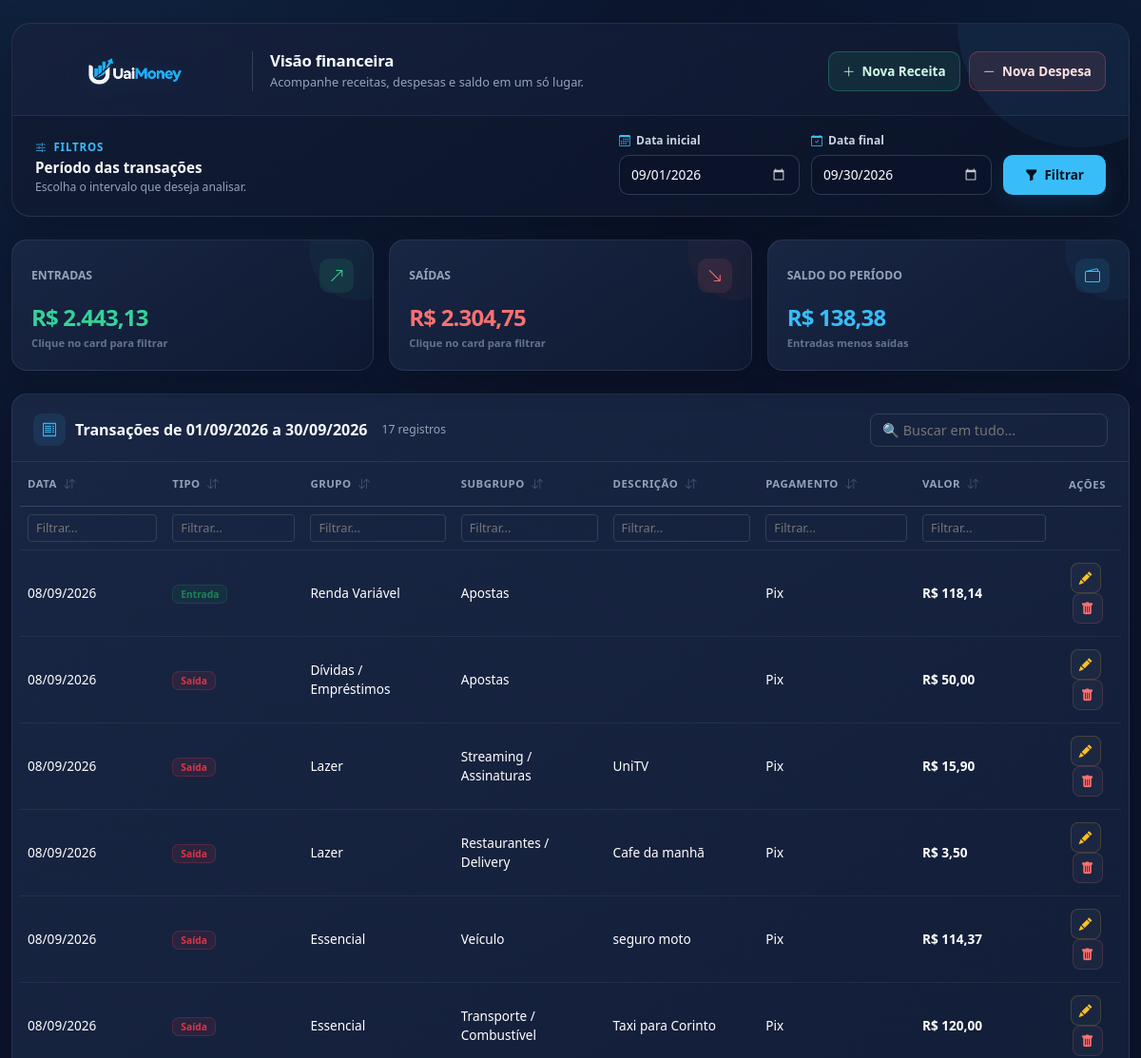
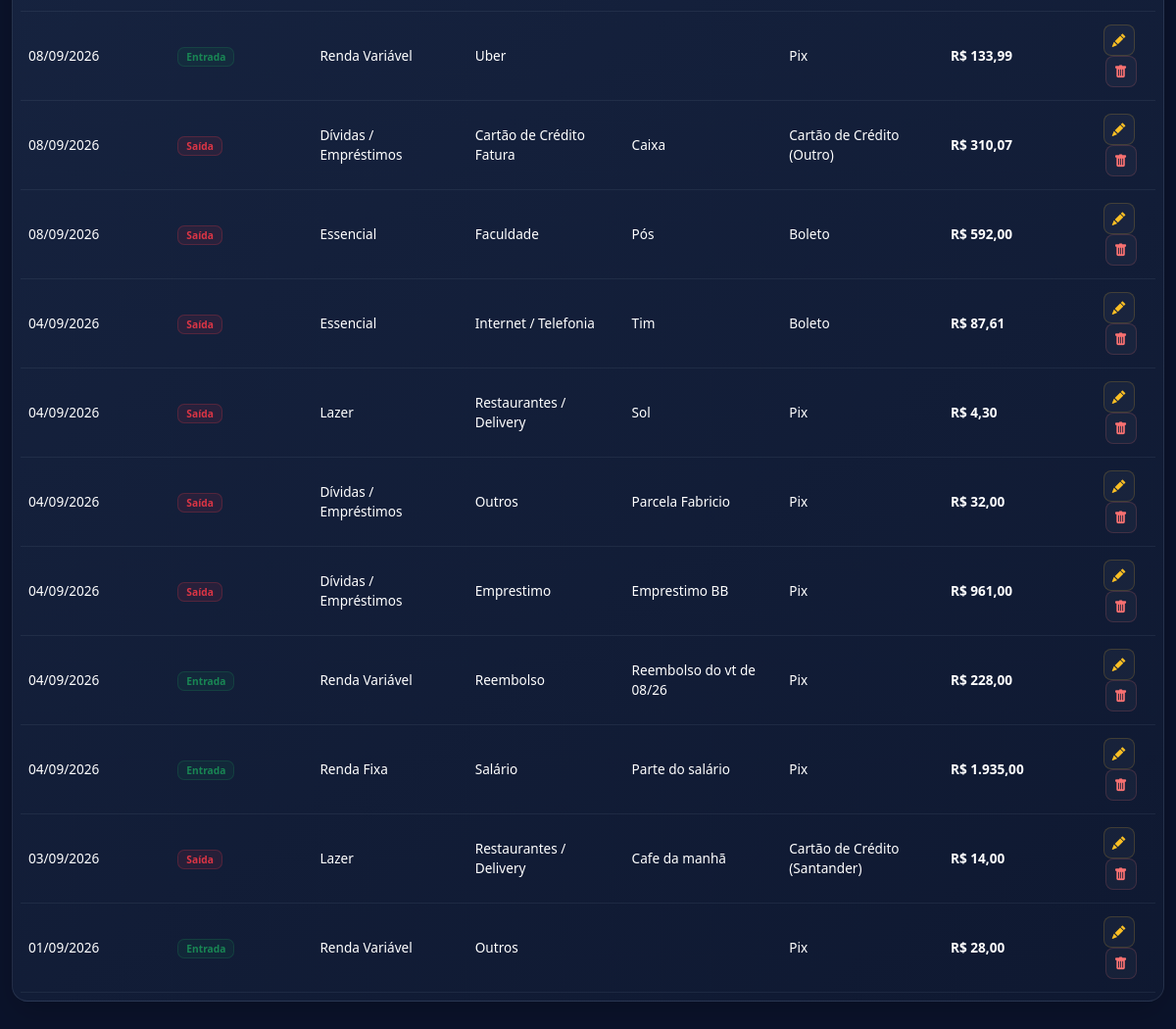
Page /view/dashboard.php on the earlier database version (2 pictures, top to bottom).
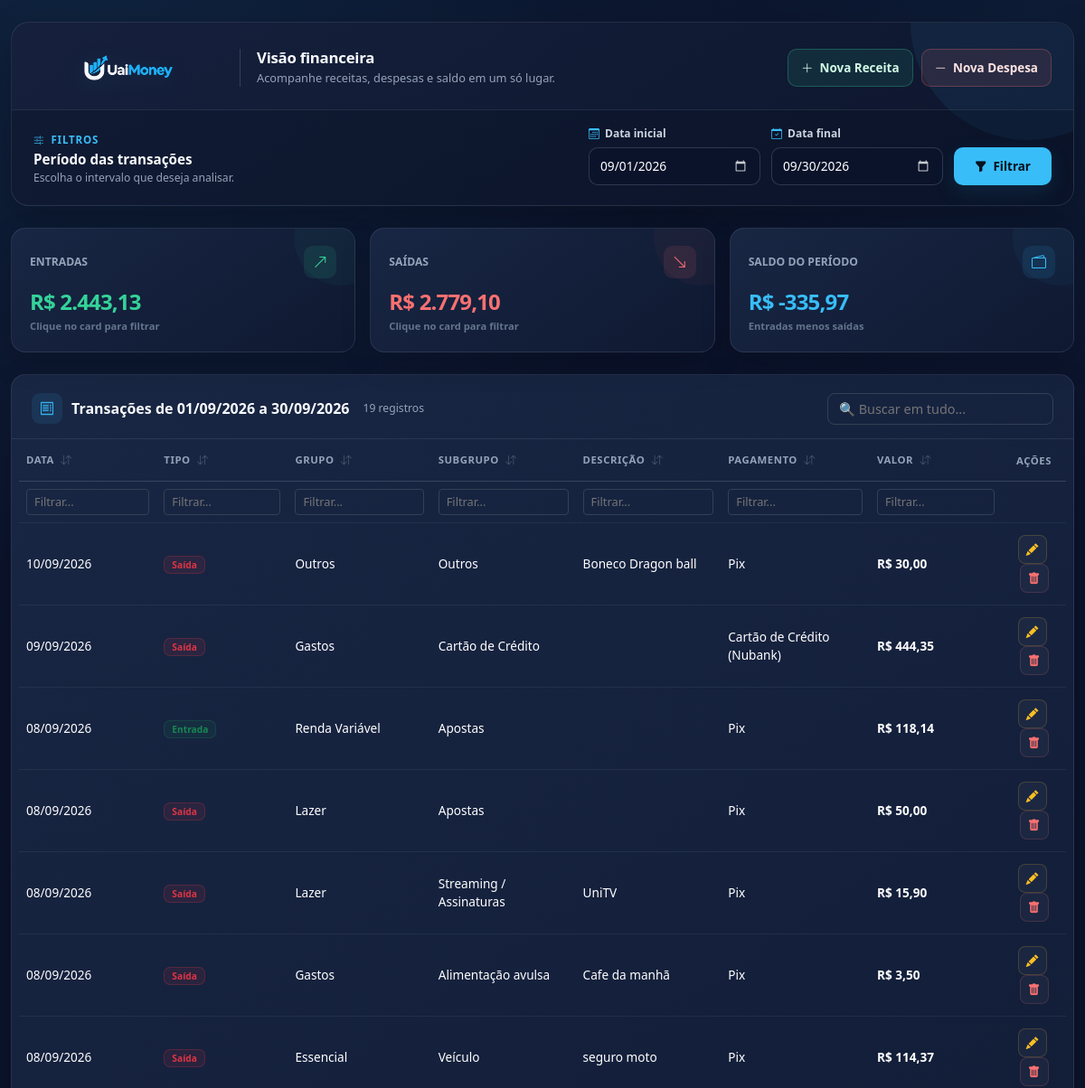
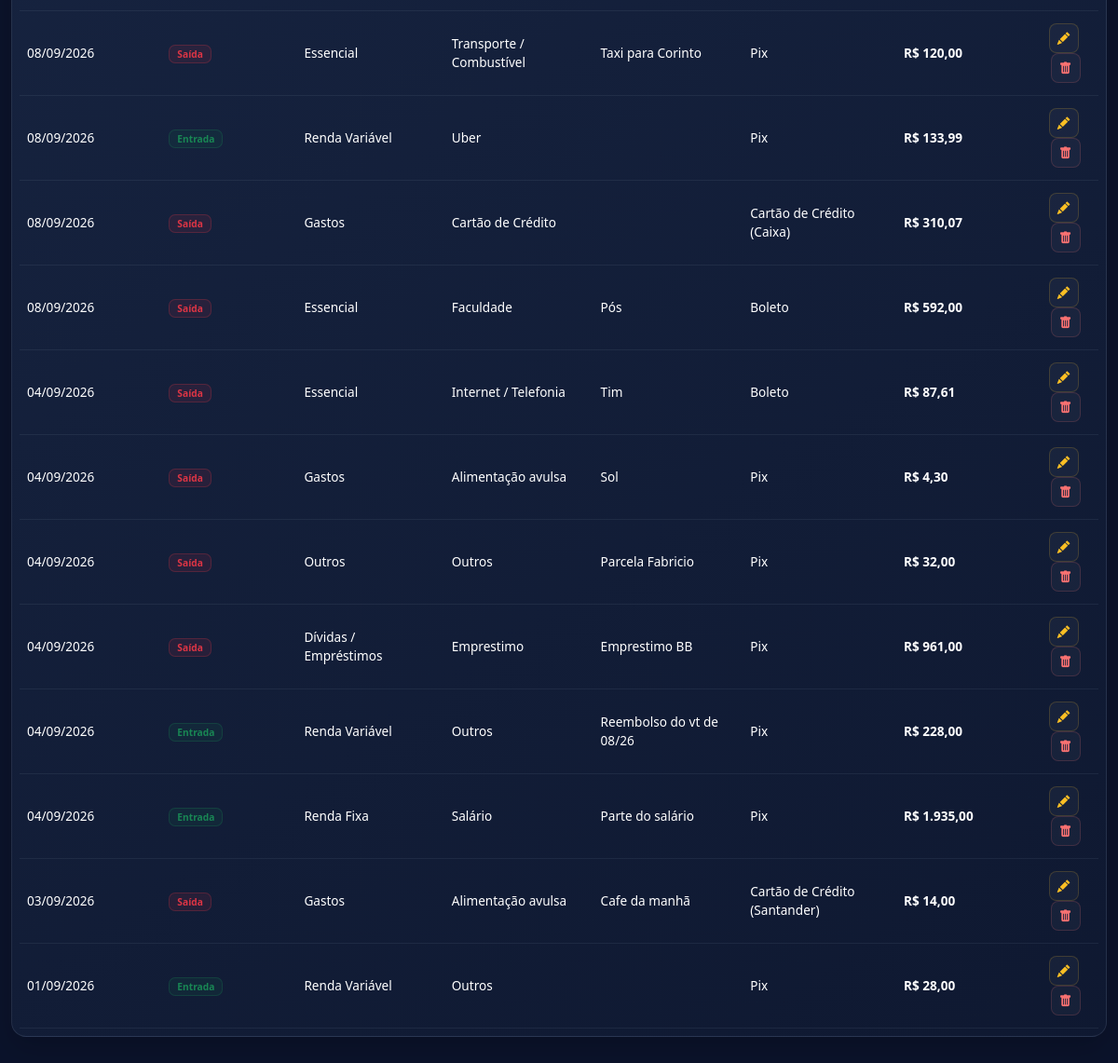
Same page on the later database version (2 pictures, top to bottom).
### tables this page shows
CREATE TABLE transacoes (
        id INTEGER PRIMARY KEY AUTOINCREMENT,
        tipo TEXT NOT NULL,
        data TEXT NOT NULL,
        valor REAL NOT NULL,
        grupo TEXT,
        subgrupo TEXT NOT NULL,
        forma_pagamento TEXT,
        banco_cartao TEXT,
        descricao TEXT
    , tipo_registro TEXT DEFAULT 'unico', numero_parcela INTEGER DEFAULT 1, total_parcelas INTEGER DEFAULT 1, id_grupo INTEGER);

### view/dashboard.php (the view, shortened to what this page needs)
<?php
include '../db/conexao.php';
$entradas = 0;
$saidas = 0;
$saldo = 0;
$transacoes = [];
if (isset($_GET['data_inicio']) && isset($_GET['data_fim'])) {
    $data_inicio = $_GET['data_inicio'];
    $data_fim = $_GET['data_fim'];
    $_SESSION['filtro_data_inicio'] = $data_inicio;
    $_SESSION['filtro_data_fim'] = $data_fim;
} elseif (isset($_SESSION['filtro_data_inicio']) && isset($_SESSION['filtro_data_fim'])) {
    $data_inicio = $_SESSION['filtro_data_inicio'];
    $data_fim = $_SESSION['filtro_data_fim'];
} else {
    $data_inicio = date('Y-m-01');
    $data_fim = date('Y-m-t');
}
try {
    $sql = "SELECT * FROM transacoes
            WHERE data >= :data_inicio AND data <= :data_fim
            AND IFNULL(tipo_registro, 'unico') != 'pai'
            ORDER BY data DESC, id DESC";
    $stmt = $pdo->prepare($sql);
    $stmt->execute([':data_inicio' => $data_inicio, ':data_fim' => $data_fim]);
    $transacoes = $stmt->fetchAll(PDO::FETCH_ASSOC);
    foreach ($transacoes as $t) {
        if ($t['tipo'] === 'Entrada') {
            $entradas += $t['valor'];
        } else {
            $saidas += $t['valor'];
        }
    }
    $saldo = $entradas - $saidas;
} catch (Exception $e) {
    $erro = "Erro ao carregar transações: " . $e->getMessage();
}
?>
<!DOCTYPE html>
<html lang="pt-BR">
<head>
    <link href="https://cdn.jsdelivr.net/npm/bootstrap@5.3.0/dist/css/bootstrap.min.css" rel="stylesheet">
    <link rel="stylesheet" href="https://cdn.jsdelivr.net/npm/bootstrap-icons@1.10.5/font/bootstrap-icons.css">
    <link rel="stylesheet" href="../css/style.css">
</head>
<body>
    <div class="container container-dashboard mt-4 mb-5">
        <section class="dashboard-toolbar mb-4">
            <div class="toolbar-top">
                <div class="brand-area">
                    <img src="../media/logoDark.png" alt="Logo UaiMoney" class="brand-logo">
                    <div class="brand-copy">
                        <h1 class="dashboard-title">Visão financeira</h1>
                        <p class="dashboard-subtitle">Acompanhe receitas, despesas e saldo em um só lugar.</p>
                    </div>
                </div>
                <div class="toolbar-actions">
                    <a href="../entradas/nova_entrada.php" class="btn-modern btn-success-modern">
                        <i class="bi bi-plus-lg"></i> Nova Receita
                    </a>
                    <a href="../saidas/nova_saida.php" class="btn-modern btn-danger-modern">
                        <i class="bi bi-dash-lg"></i> Nova Despesa
                    </a>
                </div>
            </div>
            <form method="GET" class="filter-bar">
                <div class="filter-intro">
                    <div class="filter-intro-label"><i class="bi bi-sliders2"></i> Filtros</div>
                    <h2 class="filter-intro-title">Período das transações</h2>
                    <p class="filter-intro-text">Escolha o intervalo que deseja analisar.</p>
                </div>
                <div class="form-group-custom">
                    <label class="filter-label" for="data_inicio"><i class="bi bi-calendar3"></i> Data inicial</label>
                    <input type="date" id="data_inicio" name="data_inicio" class="input-filtro" value="<?php echo htmlspecialchars($data_inicio); ?>" required>
                </div>
                <div class="form-group-custom">
                    <label class="filter-label" for="data_fim"><i class="bi bi-calendar-check"></i> Data final</label>
                    <input type="date" id="data_fim" name="data_fim" class="input-filtro" value="<?php echo htmlspecialchars($data_fim); ?>" required>
                </div>
                <div class="filter-buttons">
                    <button type="submit" class="btn-info-custom" title="Aplicar período">
                        <i class="bi bi-funnel-fill"></i> Filtrar
                    </button>
                </div>
            </form>
        </section>
        <div class="row g-3 mb-4">
            <div class="col-md-4">
                <div class="card-custom summary-card card-clicavel texto-verde" id="card-entradas" onclick="filtrarTabela('Entrada')" title="Clique para ver apenas Entradas">
                    <div class="summary-top">
                        <span class="texto-auxiliar text-uppercase">Entradas</span>
                        <span class="summary-icon summary-icon-success"><i class="bi bi-arrow-up-right"></i></span>
                    </div>
                    <h3 class="summary-value texto-verde">R$ <?php echo number_format($entradas, 2, ',', '.'); ?></h3>
                    <div class="summary-help">Clique no card para filtrar</div>
                </div>
            </div>
            <div class="col-md-4">
                <div class="card-custom summary-card card-clicavel texto-vermelho" id="card-saidas" onclick="filtrarTabela('Saída')" title="Clique para ver apenas Saídas">
                    <div class="summary-top">
                        <span class="texto-auxiliar text-uppercase">Saídas</span>
                        <span class="summary-icon summary-icon-danger"><i class="bi bi-arrow-down-right"></i></span>
                    </div>
                    <h3 class="summary-value texto-vermelho">R$ <?php echo number_format($saidas, 2, ',', '.'); ?></h3>
                    <div class="summary-help">Clique no card para filtrar</div>
                </div>
            </div>
            <div class="col-md-4">
                <div class="card-custom summary-card texto-azul">
                    <div class="summary-top">
                        <span class="texto-auxiliar text-uppercase">Saldo do Período</span>
                        <span class="summary-icon summary-icon-primary"><i class="bi bi-wallet2"></i></span>
                    </div>
                    <h3 class="summary-value texto-azul">R$ <?php echo number_format($saldo, 2, ',', '.'); ?></h3>
                    <div class="summary-help">Entradas menos saídas</div>
                </div>
            </div>
        </div>
        <div class="card-custom transaction-card">
            <div class="transaction-header" style="display: flex; justify-content: space-between; align-items: center; flex-wrap: wrap; gap: 15px;">
                <div style="display: flex; align-items: center; gap: 15px;">
                    <h4 class="transaction-title" id="titulo-tabela" style="margin: 0;">
                        <span class="transaction-title-icon"><i class="bi bi-receipt"></i></span>
                        <span>Transações de <?php echo date('d/m/Y', strtotime($data_inicio)); ?> a <?php echo date('d/m/Y', strtotime($data_fim)); ?></span>
                    </h4>
                    <span class="transaction-count">
                        <?php echo count($transacoes); ?> <?php echo count($transacoes) === 1 ? 'registro' : 'registros'; ?>
                    </span>
                </div>
                <div>
                    <input type="text" id="filtroGlobal" class="input-global-busca" placeholder="🔍 Buscar em tudo..." onkeyup="aplicarFiltros()">
                </div>
            </div>
            <div class="table-wrapper">
                <div class="table-responsive">
                    <table class="table align-middle table-hover" id="tabelaTransacoes">
                        <thead>
                            <tr>
                                <th class="col-sortable" onclick="ordenarTabela(0)">Data <i class="bi bi-arrow-down-up icone-sort"></i></th>
                                <th class="col-sortable" onclick="ordenarTabela(1)">Tipo <i class="bi bi-arrow-down-up icone-sort"></i></th>
                                <th class="col-sortable" onclick="ordenarTabela(2)">Grupo <i class="bi bi-arrow-down-up icone-sort"></i></th>
                                <th class="col-sortable" onclick="ordenarTabela(3)">Subgrupo <i class="bi bi-arrow-down-up icone-sort"></i></th>
                                <th class="col-sortable" onclick="ordenarTabela(4)">Descrição <i class="bi bi-arrow-down-up icone-sort"></i></th>
                                <th class="col-sortable" onclick="ordenarTabela(5)">Pagamento <i class="bi bi-arrow-down-up icone-sort"></i></th>
                                <th class="col-sortable" onclick="ordenarTabela(6)">Valor <i class="bi bi-arrow-down-up icone-sort"></i></th>
                                <th class="text-center">Ações</th>
                            </tr>
                            <tr>
                                <td><input type="text" class="input-filtro-coluna" data-col="0" placeholder="Filtrar..." onkeyup="aplicarFiltros()"></td>
                                <td><input type="text" class="input-filtro-coluna" data-col="1" placeholder="Filtrar..." onkeyup="aplicarFiltros()"></td>
                                <td><input type="text" class="input-filtro-coluna" data-col="2" placeholder="Filtrar..." onkeyup="aplicarFiltros()"></td>
                                <td><input type="text" class="input-filtro-coluna" data-col="3" placeholder="Filtrar..." onkeyup="aplicarFiltros()"></td>
                                <td><input type="text" class="input-filtro-coluna" data-col="4" placeholder="Filtrar..." onkeyup="aplicarFiltros()"></td>
                                <td><input type="text" class="input-filtro-coluna" data-col="5" placeholder="Filtrar..." onkeyup="aplicarFiltros()"></td>
                                <td><input type="text" class="input-filtro-coluna" data-col="6" placeholder="Filtrar..." onkeyup="aplicarFiltros()"></td>
                                <td></td>
                            </tr>
                        </thead>
                        <tbody>
                            <?php if (count($transacoes) > 0): ?>
                                <?php foreach ($transacoes as $t): ?>
                                    <tr class="linha-transacao" data-tipo="<?php echo $t['tipo']; ?>">
                                        <td><?php echo date('d/m/Y', strtotime($t['data'])); ?></td>
                                        <td>
                                            <?php if ($t['tipo'] == 'Entrada'): ?>
                                                <span class="badge bg-success bg-opacity-10 text-success border border-success border-opacity-25 px-2 py-1">Entrada</span>
                                            <?php else: ?>
                                                <span class="badge bg-danger bg-opacity-10 text-danger border border-danger border-opacity-25 px-2 py-1">Saída</span>
                                            <?php endif; ?>
                                        </td>
                                        <td><?php echo htmlspecialchars($t['grupo']); ?></td>
                                        <td><?php echo htmlspecialchars($t['subgrupo']); ?></td>
                                        <td>
                                            <?php echo htmlspecialchars($t['descricao']); ?>
                                        </td>
                                        <td>
                                            <?php
                                            echo htmlspecialchars($t['forma_pagamento'] ?? '');
                                            if (!empty($t['banco_cartao'])) {
                                                echo " (" . htmlspecialchars($t['banco_cartao']) . ")";
                                            }
                                            ?>
                                        </td>
                                        <td class="<?php echo ($t['tipo'] == 'Entrada') ? 'texto-verde' : 'texto-vermelho'; ?>">
                                            R$ <?php echo number_format($t['valor'], 2, ',', '.'); ?>
                                        </td>
                                        <td class="text-center">
                                            <a href="../acoes/editar.php?id=<?php echo $t['id']; ?>" class="btn-action-edit me-1" title="Editar">
                                                <i class="bi bi-pencil-fill"></i>
                                            </a>
                                            <a href="../acoes/deletar.php?id=<?php echo $t['id']; ?>" class="btn-action-delete" title="Apagar" onclick="return confirm('Tem certeza de que quer apagar este registro, Uai?');">
                                                <i class="bi bi-trash-fill"></i>
                                            </a>
                                        </td>
                                    </tr>
                                <?php endforeach; ?>
                            <?php endif; ?>
                        </tbody>
                    </table>
                </div>
            </div>
        </div>
    </div>
</body>
</html>

Differences in the rows shown:
added transacoes: data "10/09/2026", tipo "Saída", grupo "Outros", subgrupo "Outros", descricao "Boneco Dragon ball", forma_pagamento "Pix", valor "30,00"
added transacoes: data "09/09/2026", tipo "Saída", grupo "Gastos", subgrupo "Cartão de Crédito", forma_pagamento "Cartão de Crédito", banco_cartao "Nubank", valor "444,35"
changed transacoes (number 4 of 19 on the later page): grupo "Dívidas / Empréstimos" → "Lazer"
changed transacoes (number 6 of 19 on the later page): grupo "Lazer" → "Gastos"; subgrupo "Restaurantes / Delivery" → "Alimentação avulsa"
changed transacoes "Caixa": grupo "Dívidas / Empréstimos" → "Gastos"; subgrupo "Cartão de Crédito Fatura" → "Cartão de Crédito"; banco_cartao "Outro" → "Caixa"; descricao "Caixa" → (not shown)
changed transacoes "Sol": grupo "Lazer" → "Gastos"; subgrupo "Restaurantes / Delivery" → "Alimentação avulsa"
changed transacoes "Parcela Fabricio": grupo "Dívidas / Empréstimos" → "Outros"
changed transacoes "Reembolso do vt de 08/26": subgrupo "Reembolso" → "Outros"
changed transacoes "Santander": grupo "Lazer" → "Gastos"; subgrupo "Restaurantes / Delivery" → "Alimentação avulsa"
Other differences:
$saidas: "2.304,75" → "2.779,10"
$saldo: "138,38" → "-335,97"
count($transacoes): "17" → "19"
